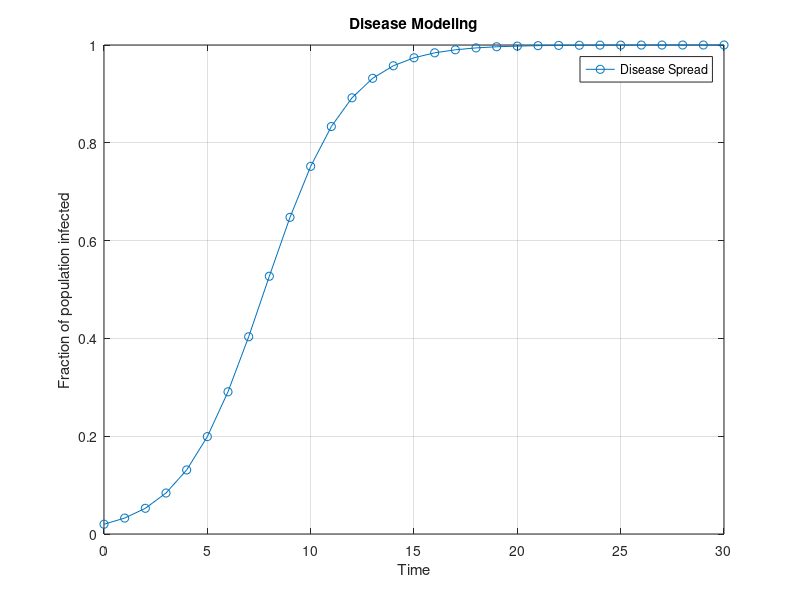

Source code (MATLAB):
% 1. Disease spreads when an infected person comes in contact with the uniinfected person
% 2. No one gets cured
% 3. Everybody can come in contact with everyone
% 4. Total population is large
% 5. Total population remains constant i.e there is no birth and death.
% Differential equations - dx/dt = rx(1-x)
% x is infected population then 1-x is population which is not infected and r is the rate constant for spreading the disease.

%initial value Xo is 0.02 and r is 0.5

%Define parameters
r = 0.5

%Initial concentartion
X0 = 0.02

%Time
t_min = 0
t_max = 30
t_span = [t_min:1:t_max]

%Define ODE System
model2 = @(t,x) [
    r * x * (1-x);
]

%Call ODEs
[t,x] = ode45(model2, t_span, X0)

%Plot
plot(t, x, '-o', 'DisplayName', 'Disease Spread')
xlabel('Time')
ylabel('Fraction of population infected')
legend;
title('Disease Modeling')
grid on;